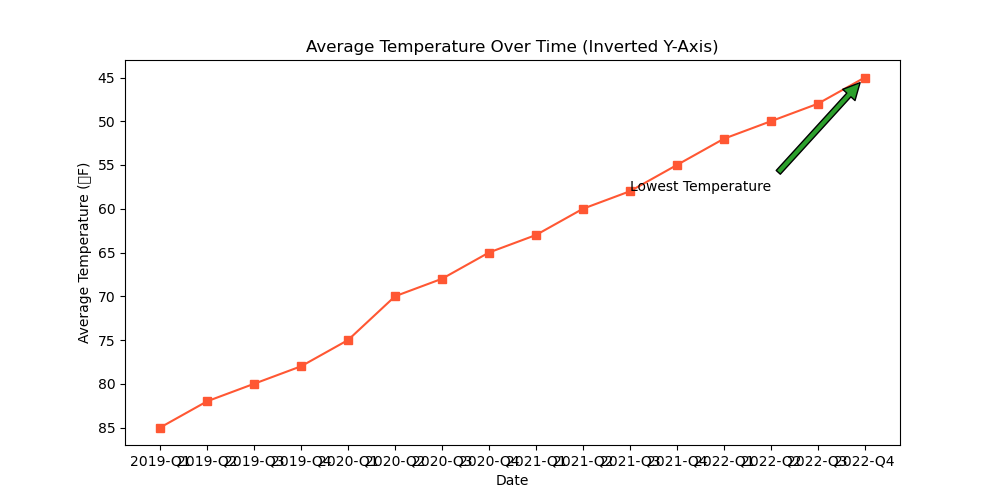

Recreate this plot in Python.

import matplotlib.pyplot as plt

# Data
dates = ['2019-Q1', '2019-Q2', '2019-Q3', '2019-Q4', '2020-Q1', '2020-Q2', '2020-Q3', '2020-Q4', 
         '2021-Q1', '2021-Q2', '2021-Q3', '2021-Q4', '2022-Q1', '2022-Q2', '2022-Q3', '2022-Q4']
average_temperature = [85, 82, 80, 78, 75, 70, 68, 65, 63, 60, 58, 55, 52, 50, 48, 45]

# Plotting the line chart
plt.figure(figsize=(10, 5))  # Change width and height
plt.plot(dates, average_temperature, color='#ff5733', marker='s')  # Specific color codes and marker style

# Annotate a specific point with the label
plt.annotate('Lowest Temperature', xy=('2022-Q4', 45), xytext=('2021-Q3', 58),
             arrowprops=dict(facecolor='#2ca02c', shrink=0.05))

# Adding a title and labels
plt.title('Average Temperature Over Time (Inverted Y-Axis)')
plt.xlabel('Date')
plt.ylabel('Average Temperature (°F)')
plt.gca().invert_yaxis()  # Invert the y-axis

# Show the plot
plt.show()
